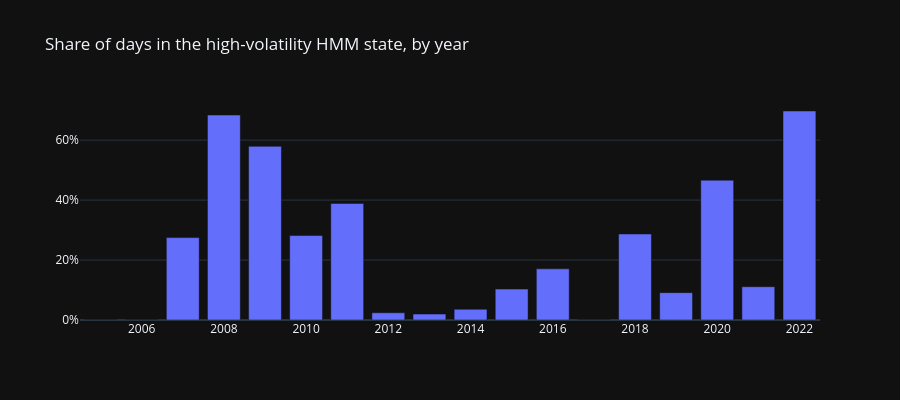

Source (notebook cell):
### Code cell
print("HMM states (fitted in-sample):")
display(pd.DataFrame({"daily mean %": mu, "daily std %": np.sqrt(var), "annualized vol %": np.sqrt(var) * np.sqrt(BARS_PER_YEAR),
                      "P(stay)": np.diag(trans), "expected duration (days)": 1 / (1 - np.diag(trans))}, index=["low_vol", "high_vol"]).round(3))

# is the high-vol state readable or driven by a few outliers? Share of high-vol days by year (filtered > 0.5)
hv = (p_filt.high_vol > 0.5)
by_year = hv.groupby(hv.index.year).mean()
fig = go.Figure(go.Bar(x=by_year.index, y=by_year.values))
fig.update_layout(title="Share of days in the high-volatility HMM state, by year", yaxis_tickformat=".0%", height=400)
fig.show()
print(f"overall share of high-vol days: {hv.mean():.1%}; years with more than 30% high-vol days: {list(by_year.index[by_year > 0.3])}")

### Figure 1 — Plotly figure (JSON) as saved in the notebook; plotly's stock layout.template omitted (floating-point values rounded to 4 significant figures)
{"data": [{"type": "bar", "x": [2005, 2006, 2007, 2008, 2009, 2010, 2011, 2012, 2013, 2014, 2015, 2016, 2017, 2018, 2019, 2020, 2021, 2022], "y": [0.0, 0.0, 0.2749, 0.6838, 0.5794, 0.2817, 0.3889, 0.024, 0.01984, 0.03571, 0.1032, 0.1706, 0.0, 0.2869, 0.09127, 0.4664, 0.1111, 0.6972]}], "layout": {"height": 400, "title": {"text": "Share of days in the high-volatility HMM state, by year"}, "yaxis": {"tickformat": ".0%"}}}
